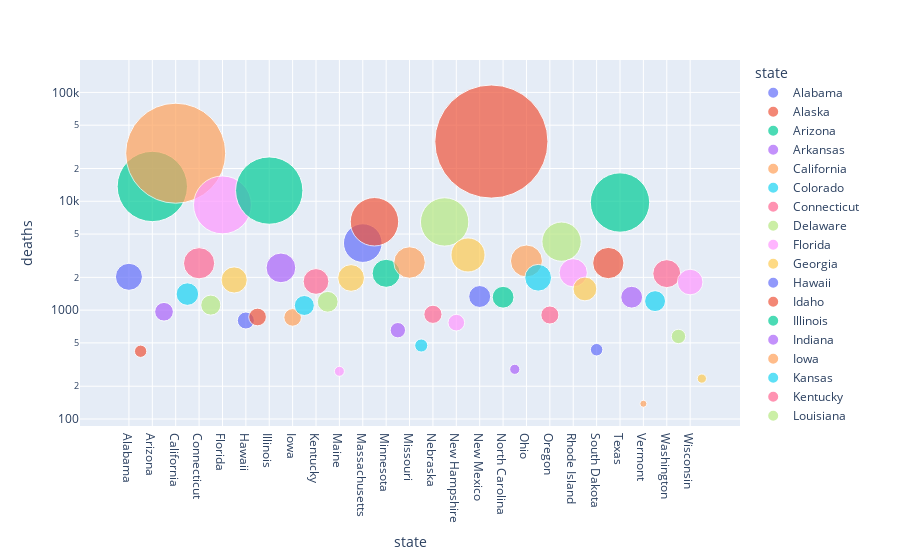

This figure's notebook cell:
### Code cell
px.scatter(perstate21, x='state', y='deaths', 
           hover_data=['cases'],
           color='state', size='deaths', size_max=80, log_y=True)

### Figure 1 — Plotly figure (JSON) as saved in the notebook; plotly's stock layout.template omitted (floating-point values rounded to 4 significant figures)
{"data": [{"customdata": [[126583]], "hovertemplate": "state=%{x}<br>deaths=%{marker.size}<br>cases=%{customdata[0]}<extra></extra>", "legendgroup": "Alabama", "marker": {"color": "#636efa", "size": [2024], "sizemode": "area", "sizeref": 5.528, "symbol": "circle"}, "mode": "markers", "name": "Alabama", "orientation": "v", "showlegend": true, "type": "scatter", "x": ["Alabama"], "xaxis": "x", "y": [2024], "yaxis": "y"}, {"customdata": [[63352]], "hovertemplate": "state=%{x}<br>deaths=%{marker.size}<br>cases=%{customdata[0]}<extra></extra>", "legendgroup": "Alaska", "marker": {"color": "#EF553B", "size": [419], "sizemode": "area", "sizeref": 5.528, "symbol": "circle"}, "mode": "markers", "name": "Alaska", "orientation": "v", "showlegend": true, "type": "scatter", "x": ["Alaska"], "xaxis": "x", "y": [419], "yaxis": "y"}, {"customdata": [[870996]], "hovertemplate": "state=%{x}<br>deaths=%{marker.size}<br>cases=%{customdata[0]}<extra></extra>", "legendgroup": "Arizona", "marker": {"color": "#00cc96", "size": [13675], "sizemode": "area", "sizeref": 5.528, "symbol": "circle"}, "mode": "markers", "name": "Arizona", "orientation": "v", "showlegend": true, "type": "scatter", "x": ["Arizona"], "xaxis": "x", "y": [13675], "yaxis": "y"}, {"customdata": [[65856]], "hovertemplate": "state=%{x}<br>deaths=%{marker.size}<br>cases=%{customdata[0]}<extra></extra>", "legendgroup": "Arkansas", "marker": {"color": "#ab63fa", "size": [966], "sizemode": "area", "sizeref": 5.528, "symbol": "circle"}, "mode": "markers", "name": "Arkansas", "orientation": "v", "showlegend": true, "type": "scatter", "x": ["Arkansas"], "xaxis": "x", "y": [966], "yaxis": "y"}, {"customdata": [[1697286]], "hovertemplate": "state=%{x}<br>deaths=%{marker.size}<br>cases=%{customdata[0]}<extra></extra>", "legendgroup": "California", "marker": {"color": "#FFA15A", "size": [27637], "sizemode": "area", "sizeref": 5.528, "symbol": "circle"}, "mode": "markers", "name": "California", "orientation": "v", "showlegend": true, "type": "scatter", "x": ["California"], "xaxis": "x", "y": [27637], "yaxis": "y"}, {"customdata": [[125644]], "hovertemplate": "state=%{x}<br>deaths=%{marker.size}<br>cases=%{customdata[0]}<extra></extra>", "legendgroup": "Colorado", "marker": {"color": "#19d3f3", "size": [1404], "sizemode": "area", "sizeref": 5.528, "symbol": "circle"}, "mode": "markers", "name": "Colorado", "orientation": "v", "showlegend": true, "type": "scatter", "x": ["Colorado"], "xaxis": "x", "y": [1404], "yaxis": "y"}, {"customdata": [[140261]], "hovertemplate": "state=%{x}<br>deaths=%{marker.size}<br>cases=%{customdata[0]}<extra></extra>", "legendgroup": "Connecticut", "marker": {"color": "#FF6692", "size": [2696], "sizemode": "area", "sizeref": 5.528, "symbol": "circle"}, "mode": "markers", "name": "Connecticut", "orientation": "v", "showlegend": true, "type": "scatter", "x": ["Connecticut"], "xaxis": "x", "y": [2696], "yaxis": "y"}, {"customdata": [[101913]], "hovertemplate": "state=%{x}<br>deaths=%{marker.size}<br>cases=%{customdata[0]}<extra></extra>", "legendgroup": "Delaware", "marker": {"color": "#B6E880", "size": [1112], "sizemode": "area", "sizeref": 5.528, "symbol": "circle"}, "mode": "markers", "name": "Delaware", "orientation": "v", "showlegend": true, "type": "scatter", "x": ["Delaware"], "xaxis": "x", "y": [1112], "yaxis": "y"}, {"customdata": [[847746]], "hovertemplate": "state=%{x}<br>deaths=%{marker.size}<br>cases=%{customdata[0]}<extra></extra>", "legendgroup": "Florida", "marker": {"color": "#FF97FF", "size": [9260], "sizemode": "area", "sizeref": 5.528, "symbol": "circle"}, "mode": "markers", "name": "Florida", "orientation": "v", "showlegend": true, "type": "scatter", "x": ["Florida"], "xaxis": "x", "y": [9260], "yaxis": "y"}, {"customdata": [[161533]], "hovertemplate": "state=%{x}<br>deaths=%{marker.size}<br>cases=%{customdata[0]}<extra></extra>", "legendgroup": "Georgia", "marker": {"color": "#FECB52", "size": [1893], "sizemode": "area", "sizeref": 5.528, "symbol": "circle"}, "mode": "markers", "name": "Georgia", "orientation": "v", "showlegend": true, "type": "scatter", "x": ["Georgia"], "xaxis": "x", "y": [1893], "yaxis": "y"}, {"customdata": [[80084]], "hovertemplate": "state=%{x}<br>deaths=%{marker.size}<br>cases=%{customdata[0]}<extra></extra>", "legendgroup": "Hawaii", "marker": {"color": "#636efa", "size": [803], "sizemode": "area", "sizeref": 5.528, "symbol": "circle"}, "mode": "markers", "name": "Hawaii", "orientation": "v", "showlegend": true, "type": "scatter", "x": ["Hawaii"], "xaxis": "x", "y": [803], "yaxis": "y"}, {"customdata": [[89225]], "hovertemplate": "state=%{x}<br>deaths=%{marker.size}<br>cases=%{customdata[0]}<extra></extra>", "legendgroup": "Idaho", "marker": {"color": "#EF553B", "size": [865], "sizemode": "area", "sizeref": 5.528, "symbol": "circle"}, "mode": "markers", "name": "Idaho", "orientation": "v", "showlegend": true, "type": "scatter", "x": ["Idaho"], "xaxis": "x", "y": [865], "yaxis": "y"}, {"customdata": [[821472]], "hovertemplate": "state=%{x}<br>deaths=%{marker.size}<br>cases=%{customdata[0]}<extra></extra>", "legendgroup": "Illinois", "marker": {"color": "#00cc96", "size": [12541], "sizemode": "area", "sizeref": 5.528, "symbol": "circle"}, "mode": "markers", "name": "Illinois", "orientation": "v", "showlegend": true, "type": "scatter", "x": ["Illinois"], "xaxis": "x", "y": [12541], "yaxis": "y"}, {"customdata": [[163539]], "hovertemplate": "state=%{x}<br>deaths=%{marker.size}<br>cases=%{customdata[0]}<extra></extra>", "legendgroup": "Indiana", "marker": {"color": "#ab63fa", "size": [2445], "sizemode": "area", "sizeref": 5.528, "symbol": "circle"}, "mode": "markers", "name": "Indiana", "orientation": "v", "showlegend": true, "type": "scatter", "x": ["Indiana"], "xaxis": "x", "y": [2445], "yaxis": "y"}, {"customdata": [[89063]], "hovertemplate": "state=%{x}<br>deaths=%{marker.size}<br>cases=%{customdata[0]}<extra></extra>", "legendgroup": "Iowa", "marker": {"color": "#FFA15A", "size": [857], "sizemode": "area", "sizeref": 5.528, "symbol": "circle"}, "mode": "markers", "name": "Iowa", "orientation": "v", "showlegend": true, "type": "scatter", "x": ["Iowa"], "xaxis": "x", "y": [857], "yaxis": "y"}, {"customdata": [[96411]], "hovertemplate": "state=%{x}<br>deaths=%{marker.size}<br>cases=%{customdata[0]}<extra></extra>", "legendgroup": "Kansas", "marker": {"color": "#19d3f3", "size": [1103], "sizemode": "area", "sizeref": 5.528, "symbol": "circle"}, "mode": "markers", "name": "Kansas", "orientation": "v", "showlegend": true, "type": "scatter", "x": ["Kansas"], "xaxis": "x", "y": [1103], "yaxis": "y"}, {"customdata": [[141826]], "hovertemplate": "state=%{x}<br>deaths=%{marker.size}<br>cases=%{customdata[0]}<extra></extra>", "legendgroup": "Kentucky", "marker": {"color": "#FF6692", "size": [1834], "sizemode": "area", "sizeref": 5.528, "symbol": "circle"}, "mode": "markers", "name": "Kentucky", "orientation": "v", "showlegend": true, "type": "scatter", "x": ["Kentucky"], "xaxis": "x", "y": [1834], "yaxis": "y"}, {"customdata": [[77982]], "hovertemplate": "state=%{x}<br>deaths=%{marker.size}<br>cases=%{customdata[0]}<extra></extra>", "legendgroup": "Louisiana", "marker": {"color": "#B6E880", "size": [1193], "sizemode": "area", "sizeref": 5.528, "symbol": "circle"}, "mode": "markers", "name": "Louisiana", "orientation": "v", "showlegend": true, "type": "scatter", "x": ["Louisiana"], "xaxis": "x", "y": [1193], "yaxis": "y"}, {"customdata": [[28182]], "hovertemplate": "state=%{x}<br>deaths=%{marker.size}<br>cases=%{customdata[0]}<extra></extra>", "legendgroup": "Maine", "marker": {"color": "#FF97FF", "size": [274], "sizemode": "area", "sizeref": 5.528, "symbol": "circle"}, "mode": "markers", "name": "Maine", "orientation": "v", "showlegend": true, "type": "scatter", "x": ["Maine"], "xaxis": "x", "y": [274], "yaxis": "y"}, {"customdata": [[124049]], "hovertemplate": "state=%{x}<br>deaths=%{marker.size}<br>cases=%{customdata[0]}<extra></extra>", "legendgroup": "Maryland", "marker": {"color": "#FECB52", "size": [1975], "sizemode": "area", "sizeref": 5.528, "symbol": "circle"}, "mode": "markers", "name": "Maryland", "orientation": "v", "showlegend": true, "type": "scatter", "x": ["Maryland"], "xaxis": "x", "y": [1975], "yaxis": "y"}, {"customdata": [[213486]], "hovertemplate": "state=%{x}<br>deaths=%{marker.size}<br>cases=%{customdata[0]}<extra></extra>", "legendgroup": "Massachusetts", "marker": {"color": "#636efa", "size": [4129], "sizemode": "area", "sizeref": 5.528, "symbol": "circle"}, "mode": "markers", "name": "Massachusetts", "orientation": "v", "showlegend": true, "type": "scatter", "x": ["Massachusetts"], "xaxis": "x", "y": [4129], "yaxis": "y"}, {"customdata": [[277722]], "hovertemplate": "state=%{x}<br>deaths=%{marker.size}<br>cases=%{customdata[0]}<extra></extra>", "legendgroup": "Michigan", "marker": {"color": "#EF553B", "size": [6484], "sizemode": "area", "sizeref": 5.528, "symbol": "circle"}, "mode": "markers", "name": "Michigan", "orientation": "v", "showlegend": true, "type": "scatter", "x": ["Michigan"], "xaxis": "x", "y": [6484], "yaxis": "y"}, {"customdata": [[203703]], "hovertemplate": "state=%{x}<br>deaths=%{marker.size}<br>cases=%{customdata[0]}<extra></extra>", "legendgroup": "Minnesota", "marker": {"color": "#00cc96", "size": [2179], "sizemode": "area", "sizeref": 5.528, "symbol": "circle"}, "mode": "markers", "name": "Minnesota", "orientation": "v", "showlegend": true, "type": "scatter", "x": ["Minnesota"], "xaxis": "x", "y": [2179], "yaxis": "y"}, {"customdata": [[36307]], "hovertemplate": "state=%{x}<br>deaths=%{marker.size}<br>cases=%{customdata[0]}<extra></extra>", "legendgroup": "Mississippi", "marker": {"color": "#ab63fa", "size": [654], "sizemode": "area", "sizeref": 5.528, "symbol": "circle"}, "mode": "markers", "name": "Mississippi", "orientation": "v", "showlegend": true, "type": "scatter", "x": ["Mississippi"], "xaxis": "x", "y": [654], "yaxis": "y"}, {"customdata": [[154468]], "hovertemplate": "state=%{x}<br>deaths=%{marker.size}<br>cases=%{customdata[0]}<extra></extra>", "legendgroup": "Missouri", "marker": {"color": "#FFA15A", "size": [2739], "sizemode": "area", "sizeref": 5.528, "symbol": "circle"}, "mode": "markers", "name": "Missouri", "orientation": "v", "showlegend": true, "type": "scatter", "x": ["Missouri"], "xaxis": "x", "y": [2739], "yaxis": "y"}, {"customdata": [[32133]], "hovertemplate": "state=%{x}<br>deaths=%{marker.size}<br>cases=%{customdata[0]}<extra></extra>", "legendgroup": "Montana", "marker": {"color": "#19d3f3", "size": [473], "sizemode": "area", "sizeref": 5.528, "symbol": "circle"}, "mode": "markers", "name": "Montana", "orientation": "v", "showlegend": true, "type": "scatter", "x": ["Montana"], "xaxis": "x", "y": [473], "yaxis": "y"}, {"customdata": [[103142]], "hovertemplate": "state=%{x}<br>deaths=%{marker.size}<br>cases=%{customdata[0]}<extra></extra>", "legendgroup": "Nebraska", "marker": {"color": "#FF6692", "size": [915], "sizemode": "area", "sizeref": 5.528, "symbol": "circle"}, "mode": "markers", "name": "Nebraska", "orientation": "v", "showlegend": true, "type": "scatter", "x": ["Nebraska"], "xaxis": "x", "y": [915], "yaxis": "y"}, {"customdata": [[378138]], "hovertemplate": "state=%{x}<br>deaths=%{marker.size}<br>cases=%{customdata[0]}<extra></extra>", "legendgroup": "Nevada", "marker": {"color": "#B6E880", "size": [6461], "sizemode": "area", "sizeref": 5.528, "symbol": "circle"}, "mode": "markers", "name": "Nevada", "orientation": "v", "showlegend": true, "type": "scatter", "x": ["Nevada"], "xaxis": "x", "y": [6461], "yaxis": "y"}, {"customdata": [[65181]], "hovertemplate": "state=%{x}<br>deaths=%{marker.size}<br>cases=%{customdata[0]}<extra></extra>", "legendgroup": "New Hampshire", "marker": {"color": "#FF97FF", "size": [767], "sizemode": "area", "sizeref": 5.528, "symbol": "circle"}, "mode": "markers", "name": "New Hampshire", "orientation": "v", "showlegend": true, "type": "scatter", "x": ["New Hampshire"], "xaxis": "x", "y": [767], "yaxis": "y"}, {"customdata": [[157470]], "hovertemplate": "state=%{x}<br>deaths=%{marker.size}<br>cases=%{customdata[0]}<extra></extra>", "legendgroup": "New Jersey", "marker": {"color": "#FECB52", "size": [3212], "sizemode": "area", "sizeref": 5.528, "symbol": "circle"}, "mode": "markers", "name": "New Jersey", "orientation": "v", "showlegend": true, "type": "scatter", "x": ["New Jersey"], "xaxis": "x", "y": [3212], "yaxis": "y"}, {"customdata": [[98677]], "hovertemplate": "state=%{x}<br>deaths=%{marker.size}<br>cases=%{customdata[0]}<extra></extra>", "legendgroup": "New Mexico", "marker": {"color": "#636efa", "size": [1334], "sizemode": "area", "sizeref": 5.528, "symbol": "circle"}, "mode": "markers", "name": "New Mexico", "orientation": "v", "showlegend": true, "type": "scatter", "x": ["New Mexico"], "xaxis": "x", "y": [1334], "yaxis": "y"}, {"customdata": [[1549341]], "hovertemplate": "state=%{x}<br>deaths=%{marker.size}<br>cases=%{customdata[0]}<extra></extra>", "legendgroup": "New York", "marker": {"color": "#EF553B", "size": [35382], "sizemode": "area", "sizeref": 5.528, "symbol": "circle"}, "mode": "markers", "name": "New York", "orientation": "v", "showlegend": true, "type": "scatter", "x": ["New York"], "xaxis": "x", "y": [35382], "yaxis": "y"}, {"customdata": [[181465]], "hovertemplate": "state=%{x}<br>deaths=%{marker.size}<br>cases=%{customdata[0]}<extra></extra>", "legendgroup": "North Carolina", "marker": {"color": "#00cc96", "size": [1314], "sizemode": "area", "sizeref": 5.528, "symbol": "circle"}, "mode": "markers", "name": "North Carolina", "orientation": "v", "showlegend": true, "type": "scatter", "x": ["North Carolina"], "xaxis": "x", "y": [1314], "yaxis": "y"}, {"customdata": [[39829]], "hovertemplate": "state=%{x}<br>deaths=%{marker.size}<br>cases=%{customdata[0]}<extra></extra>", "legendgroup": "North Dakota", "marker": {"color": "#ab63fa", "size": [286], "sizemode": "area", "sizeref": 5.528, "symbol": "circle"}, "mode": "markers", "name": "North Dakota", "orientation": "v", "showlegend": true, "type": "scatter", "x": ["North Dakota"], "xaxis": "x", "y": [286], "yaxis": "y"}, {"customdata": [[227664]], "hovertemplate": "state=%{x}<br>deaths=%{marker.size}<br>cases=%{customdata[0]}<extra></extra>", "legendgroup": "Ohio", "marker": {"color": "#FFA15A", "size": [2828], "sizemode": "area", "sizeref": 5.528, "symbol": "circle"}, "mode": "markers", "name": "Ohio", "orientation": "v", "showlegend": true, "type": "scatter", "x": ["Ohio"], "xaxis": "x", "y": [2828], "yaxis": "y"}, {"customdata": [[130316]], "hovertemplate": "state=%{x}<br>deaths=%{marker.size}<br>cases=%{customdata[0]}<extra></extra>", "legendgroup": "Oklahoma", "marker": {"color": "#19d3f3", "size": [1983], "sizemode": "area", "sizeref": 5.528, "symbol": "circle"}, "mode": "markers", "name": "Oklahoma", "orientation": "v", "showlegend": true, "type": "scatter", "x": ["Oklahoma"], "xaxis": "x", "y": [1983], "yaxis": "y"}, {"customdata": [[65814]], "hovertemplate": "state=%{x}<br>deaths=%{marker.size}<br>cases=%{customdata[0]}<extra></extra>", "legendgroup": "Oregon", "marker": {"color": "#FF6692", "size": [902], "sizemode": "area", "sizeref": 5.528, "symbol": "circle"}, "mode": "markers", "name": "Oregon", "orientation": "v", "showlegend": true, "type": "scatter", "x": ["Oregon"], "xaxis": "x", "y": [902], "yaxis": "y"}, {"customdata": [[225031]], "hovertemplate": "state=%{x}<br>deaths=%{marker.size}<br>cases=%{customdata[0]}<extra></extra>", "legendgroup": "Pennsylvania", "marker": {"color": "#B6E880", "size": [4257], "sizemode": "area", "sizeref": 5.528, "symbol": "circle"}, "mode": "markers", "name": "Pennsylvania", "orientation": "v", "showlegend": true, "type": "scatter", "x": ["Pennsylvania"], "xaxis": "x", "y": [4257], "yaxis": "y"}, {"customdata": [[138925]], "hovertemplate": "state=%{x}<br>deaths=%{marker.size}<br>cases=%{customdata[0]}<extra></extra>", "legendgroup": "Rhode Island", "marker": {"color": "#FF97FF", "size": [2204], "sizemode": "area", "sizeref": 5.528, "symbol": "circle"}, "mode": "markers", "name": "Rhode Island", "orientation": "v", "showlegend": true, "type": "scatter", "x": ["Rhode Island"], "xaxis": "x", "y": [2204], "yaxis": "y"}, {"customdata": [[114621]], "hovertemplate": "state=%{x}<br>deaths=%{marker.size}<br>cases=%{customdata[0]}<extra></extra>", "legendgroup": "South Carolina", "marker": {"color": "#FECB52", "size": [1565], "sizemode": "area", "sizeref": 5.528, "symbol": "circle"}, "mode": "markers", "name": "South Carolina", "orientation": "v", "showlegend": true, "type": "scatter", "x": ["South Carolina"], "xaxis": "x", "y": [1565], "yaxis": "y"}, {"customdata": [[43580]], "hovertemplate": "state=%{x}<br>deaths=%{marker.size}<br>cases=%{customdata[0]}<extra></extra>", "legendgroup": "South Dakota", "marker": {"color": "#636efa", "size": [433], "sizemode": "area", "sizeref": 5.528, "symbol": "circle"}, "mode": "markers", "name": "South Dakota", "orientation": "v", "showlegend": true, "type": "scatter", "x": ["South Dakota"], "xaxis": "x", "y": [433], "yaxis": "y"}, {"customdata": [[166471]], "hovertemplate": "state=%{x}<br>deaths=%{marker.size}<br>cases=%{customdata[0]}<extra></extra>", "legendgroup": "Tennessee", "marker": {"color": "#EF553B", "size": [2708], "sizemode": "area", "sizeref": 5.528, "symbol": "circle"}, "mode": "markers", "name": "Tennessee", "orientation": "v", "showlegend": true, "type": "scatter", "x": ["Tennessee"], "xaxis": "x", "y": [2708], "yaxis": "y"}, {"customdata": [[648088]], "hovertemplate": "state=%{x}<br>deaths=%{marker.size}<br>cases=%{customdata[0]}<extra></extra>", "legendgroup": "Texas", "marker": {"color": "#00cc96", "size": [9740], "sizemode": "area", "sizeref": 5.528, "symbol": "circle"}, "mode": "markers", "name": "Texas", "orientation": "v", "showlegend": true, "type": "scatter", "x": ["Texas"], "xaxis": "x", "y": [9740], "yaxis": "y"}, {"customdata": [[226602]], "hovertemplate": "state=%{x}<br>deaths=%{marker.size}<br>cases=%{customdata[0]}<extra></extra>", "legendgroup": "Utah", "marker": {"color": "#ab63fa", "size": [1315], "sizemode": "area", "sizeref": 5.528, "symbol": "circle"}, "mode": "markers", "name": "Utah", "orientation": "v", "showlegend": true, "type": "scatter", "x": ["Utah"], "xaxis": "x", "y": [1315], "yaxis": "y"}, {"customdata": [[16325]], "hovertemplate": "state=%{x}<br>deaths=%{marker.size}<br>cases=%{customdata[0]}<extra></extra>", "legendgroup": "Vermont", "marker": {"color": "#FFA15A", "size": [138], "sizemode": "area", "sizeref": 5.528, "symbol": "circle"}, "mode": "markers", "name": "Vermont", "orientation": "v", "showlegend": true, "type": "scatter", "x": ["Vermont"], "xaxis": "x", "y": [138], "yaxis": "y"}, {"customdata": [[116752]], "hovertemplate": "state=%{x}<br>deaths=%{marker.size}<br>cases=%{customdata[0]}<extra></extra>", "legendgroup": "Virginia", "marker": {"color": "#19d3f3", "size": [1210], "sizemode": "area", "sizeref": 5.528, "symbol": "circle"}, "mode": "markers", "name": "Virginia", "orientation": "v", "showlegend": true, "type": "scatter", "x": ["Virginia"], "xaxis": "x", "y": [1210], "yaxis": "y"}, {"customdata": [[200875]], "hovertemplate": "state=%{x}<br>deaths=%{marker.size}<br>cases=%{customdata[0]}<extra></extra>", "legendgroup": "Washington", "marker": {"color": "#FF6692", "size": [2164], "sizemode": "area", "sizeref": 5.528, "symbol": "circle"}, "mode": "markers", "name": "Washington", "orientation": "v", "showlegend": true, "type": "scatter", "x": ["Washington"], "xaxis": "x", "y": [2164], "yaxis": "y"}, {"customdata": [[29101]], "hovertemplate": "state=%{x}<br>deaths=%{marker.size}<br>cases=%{customdata[0]}<extra></extra>", "legendgroup": "West Virginia", "marker": {"color": "#B6E880", "size": [573], "sizemode": "area", "sizeref": 5.528, "symbol": "circle"}, "mode": "markers", "name": "West Virginia", "orientation": "v", "showlegend": true, "type": "scatter", "x": ["West Virginia"], "xaxis": "x", "y": [573], "yaxis": "y"}, {"customdata": [[186450]], "hovertemplate": "state=%{x}<br>deaths=%{marker.size}<br>cases=%{customdata[0]}<extra></extra>", "legendgroup": "Wisconsin", "marker": {"color": "#FF97FF", "size": [1811], "sizemode": "area", "sizeref": 5.528, "symbol": "circle"}, "mode": "markers", "name": "Wisconsin", "orientation": "v", "showlegend": true, "type": "scatter", "x": ["Wisconsin"], "xaxis": "x", "y": [1811], "yaxis": "y"}, {"customdata": [[18648]], "hovertemplate": "state=%{x}<br>deaths=%{marker.size}<br>cases=%{customdata[0]}<extra></extra>", "legendgroup": "Wyoming", "marker": {"color": "#FECB52", "size": [235], "sizemode": "area", "sizeref": 5.528, "symbol": "circle"}, "mode": "markers", "name": "Wyoming", "orientation": "v", "showlegend": true, "type": "scatter", "x": ["Wyoming"], "xaxis": "x", "y": [235], "yaxis": "y"}], "layout": {"autosize": true, "legend": {"itemsizing": "constant", "title": {"text": "state"}, "tracegroupgap": 0}, "margin": {"t": 60}, "xaxis": {"anchor": "y", "autorange": true, "categoryarray": ["Alabama", "Alaska", "Arizona", "Arkansas", "California", "Colorado", "Connecticut", "Delaware", "Florida", "Georgia", "Hawaii", "Idaho", "Illinois", "Indiana", "Iowa", "Kansas", "Kentucky", "Louisiana", "Maine", "Maryland", "Massachusetts", "Michigan", "Minnesota", "Mississippi", "Missouri", "Montana", "Nebraska", "Nevada", "New Hampshire", "New Jersey", "New Mexico", "New York", "North Carolina", "North Dakota", "Ohio", "Oklahoma", "Oregon", "Pennsylvania", "Rhode Island", "South Carolina", "South Dakota", "Tennessee", "Texas", "Utah", "Vermont", "Virginia", "Washington", "West Virginia", "Wisconsin", "Wyoming"], "categoryorder": "array", "domain": [0, 1], "range": [-3.564, 52.05], "title": {"text": "state"}, "type": "category"}, "yaxis": {"anchor": "x", "autorange": true, "domain": [0, 1], "range": [1.889, 5.699], "title": {"text": "deaths"}, "type": "log"}}}
